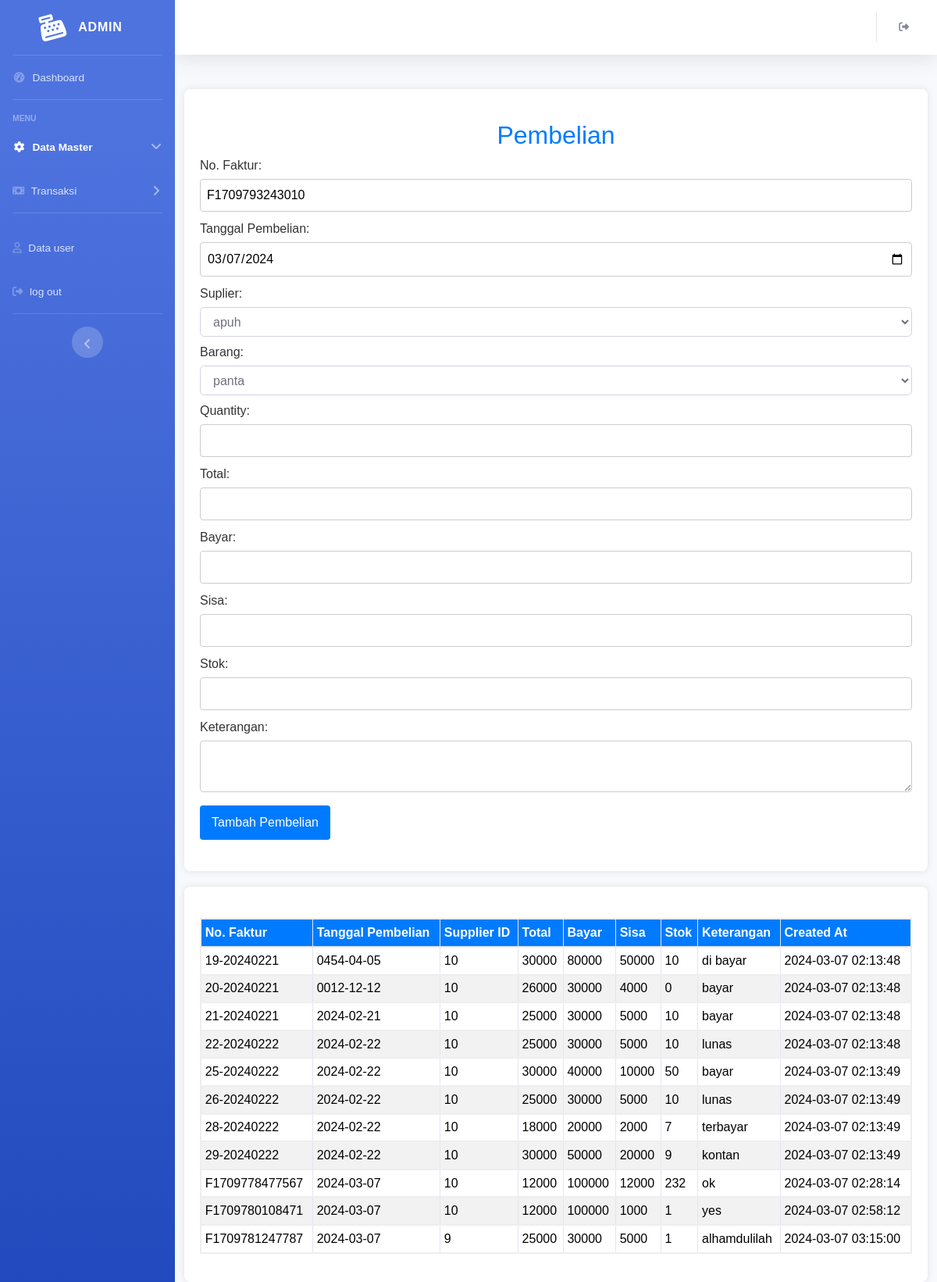
Page /admin/pembelian.php on the committed database.
### tables this page shows
CREATE TABLE `pembelian` (
  `pembelian_id` int(11) NOT NULL,
  `toko_id` int(11) NOT NULL,
  `user_id` int(11) NOT NULL,
  `no_faktur` varchar(50) NOT NULL,
  `tanggal_pembelian` date NOT NULL,
  `suplier_id` int(11) NOT NULL,
  `total` int(11) NOT NULL,
  `bayar` int(11) NOT NULL,
  `sisa` int(11) NOT NULL,
  `keterangan` varchar(100) NOT NULL,
  `created_at` timestamp NOT NULL DEFAULT current_timestamp() ON UPDATE current_timestamp(),
  `stock` int(255) NOT NULL
);

### admin/pembelian.php (the view, shortened to what this page needs)
<?php
include '../koneksi.php';
$sql="SELECT * FROM suplier";
$result=mysqli_query($koneksi,$sql);
$sql="SELECT * FROM produk";
$result2=mysqli_query($koneksi,$sql);
?>
<!DOCTYPE html>
<html lang="en">
<head>
    <link href="../SBAdmin/vendor/fontawesome-free/css/all.min.css" rel="stylesheet" type="text/css">
    <link rel="stylesheet" href="https://cdnjs.cloudflare.com/ajax/libs/font-awesome/6.5.1/css/all.min.css">
    <link href="../SBAdmin/css/sb-admin-2.min.css" rel="stylesheet">
</head>
<body id="page-top">
    <div id="wrapper">
        <ul class="navbar-nav bg-gradient-primary sidebar sidebar-dark accordion" id="accordionSidebar">
            <a class="sidebar-brand d-flex align-items-center justify-content-center" href="SBAdmin/index.php">
                <div class="sidebar-brand-icon rotate-n-15">
                    <i class="fa-solid fa-cash-register"></i>
                </div>
                <div class="sidebar-brand-text mx-3">admin</div>
            </a>
            <hr class="sidebar-divider my-0">
            <li class="nav-item">
                <a class="nav-link" href="index.php">
                    <i class="fas fa-fw fa-tachometer-alt"></i>
                    <span>Dashboard</span></a>
            </li>
            <hr class="sidebar-divider">
            <div class="sidebar-heading">
                Menu
            </div>
            <li class="nav-item active">
                <a class="nav-link" href="#" data-toggle="collapse" data-target="#collapseTwo" aria-expanded="true" aria-controls="collapseTwo">
                    <i class="fas fa-fw fa-cog"></i>
                    <span>Data Master</span>
                </a>
            </li>
            <li class="nav-item">
                <a class="nav-link collapsed" href="#" data-toggle="collapse" data-target="#collapseUtilities" aria-expanded="true" aria-controls="collapseUtilities">
                <i class="fa-solid fa-money-bill"></i>
                    <span>Transaksi</span>
                </a>
            </li>
            <hr class="sidebar-divider">
            <li class="nav-item">
                <a class="nav-link" href="pengguna.php">
                <i class="fa-regular fa-user"></i>
                    <span>Data user</span></a>
            </li>
            <li class="nav-item">
                <a class="nav-link" href="../Logout.php">
                <i class="fa-solid fa-right-from-bracket"></i>
                    <span>log out</span></a>
            </li>
            <hr class="sidebar-divider d-none d-md-block">
            <div class="text-center d-none d-md-inline">
                <button class="rounded-circle border-0" id="sidebarToggle"></button>
            </div>
        </ul>
        <div id="content-wrapper" class="d-flex flex-column">
            <div id="content">
                <nav class="navbar navbar-expand navbar-light bg-white topbar mb-4 static-top shadow">
                    <ul class="navbar-nav ml-auto">
                        <li class="nav-item dropdown no-arrow">
                            <a class="nav-link dropdown-toggle" href="#" id="userDropdown" role="button" data-toggle="dropdown" aria-haspopup="true" aria-expanded="false">
                                <span class="mr-2 d-none d-lg-inline text-gray-600 small">
                                    <i class="fa-solid fa-right-from-bracket"></i>
                            </a>
                        </li>
                    </ul>
                </nav>
                <div class="container-fluid">
                    <div class="row">
</head>
<body>
    <div class="container">
    <h2 class="text-center  ">Pembelian</h2>
        <form action="../Proses/proses_tambah_pembelian.php" method="post">
            <label for="no_faktur">No. Faktur:</label>
            <input type="text" id="no_faktur" name="no_faktur" required readonly>
            <label for="tanggal_pembelian">Tanggal Pembelian:</label>
            <input type="date" id="tanggal_pembelian" name="tanggal_pembelian" required>
            <label for="suplier">Suplier:</label>
            <select class="form-control mb-2" id="suplier" name="suplier_id" required>
                <?php
                    if($result){
                        while($row = mysqli_fetch_assoc($result)){
                            $nama_suplier = $row['nama_suplier'];
                            $id = $row['suplier_id'];
                            echo "<option value='$id'>$nama_suplier</option>";
                        }
                    } else {
                        echo "<option value='' disabled selected>Gagal mengambil data</option>";
                    }
                ?>
            </select>
            <label for="produk">Barang:</label>
            <select class="form-control mb-2" id="produk" name="produk_id" required onchange="updateHarga()">
    <?php
    if($result2){
        while($row = mysqli_fetch_assoc($result2)){
            $nama_produk = $row['nama_produk'];
            $id = $row['produk_id'];
            echo "<option value='$id'>$nama_produk</option>";
        }
    } else {
        echo "<option value='' disabled selected>Gagal mengambil data</option>";
    }
    ?>
</select>
            <label for="quantity">Quantity:</label>
            <input type="number" id="quantity" name="quantity" min="1" required onchange="updateTotal()">
            <label for="total">Total:</label>
            <input type="text" id="total" name="total" required>
            <label for="bayar">Bayar:</label>
            <input type="text" id="bayar" name="bayar" required>
            <label for="sisa">Sisa:</label>
            <input type="text" id="sisa" name="sisa" required>
            <label for="stock">Stok:</label>
            <input type="text" id="stock" name="stock" required>
            <label for="keterangan">Keterangan:</label>
            <textarea id="keterangan" name="keterangan"></textarea>
            <button type="submit">Tambah Pembelian</button>
        </form>
    </div>
    <div class="container ">
    <table class="table table-bordered table-sm ">
            <thead>
                <tr class="text-center">
                    <th>No. Faktur</th>
                    <th>Tanggal Pembelian</th>
                    <th>Supplier ID</th>
                    <th>Total</th>
                    <th>Bayar</th>
                    <th>Sisa</th>
                    <th>Stok</th>
                    <th>Keterangan</th>
                    <th>Created At</th>
                </tr>
            </thead>
            <tbody>
                <?php
                try {
                    $pdo = new PDO("mysql:host=localhost;dbname=kasir", "root", "");
                    $pdo->setAttribute(PDO::ATTR_ERRMODE, PDO::ERRMODE_EXCEPTION);
                    $stmt = $pdo->prepare("SELECT * FROM pembelian");
                    $stmt->execute();
                    $pembelianData = $stmt->fetchAll(PDO::FETCH_ASSOC);
                    foreach ($pembelianData as $pembelian) {
                        echo "<tr>";
                        echo "<td>{$pembelian['no_faktur']}</td>";
                        echo "<td>{$pembelian['tanggal_pembelian']}</td>";
                        echo "<td>{$pembelian['suplier_id']}</td>";
                        echo "<td>{$pembelian['total']}</td>";
                        echo "<td>{$pembelian['bayar']}</td>";
                        echo "<td>{$pembelian['sisa']}</td>";
                        echo "<td>{$pembelian['stock']}</td>";
                        echo "<td>{$pembelian['keterangan']}</td>";
                        echo "<td>{$pembelian['created_at']}</td>";
                        echo "</tr>";
                    }
                } catch (PDOException $e) {
                    echo "Error: " . $e->getMessage();
                }
                ?>
            </tbody>
    </div>
</body>
</html>
<!DOCTYPE html>
<html lang="en">
<head>
</head>
<body>
</body>
</html>
</body>
</html>
    <link href="../SBAdmin/css/sb-admin-2.min.css" rel="stylesheet">
</head>

### admin/pembelian.php (style rules this page uses)
.table thead th { border-bottom: 0px; }
th { border: 2px solid #000000; background-color: white; color: #000000; }
tr, td { border: 2px solid #eeeeee; color: #000000; }
body { font-family: 'Arial', sans-serif; background-color: #f8f9fc; }
h2 { text-align: center; margin-top: 20px; color: #007bff; }
.container { max-width: 1000px; margin: 0 auto; padding: 20px; background-color: #ffffff; box-shadow: 0 0 10px rgba(0, 0, 0, 0.1); border-radius: 8px; margin-top: 20px; }
form { margin-bottom: 20px; }
label { display: block; margin-bottom: 5px; color: #333; }
input, textarea { width: 100%; padding: 8px; margin-bottom: 10px; box-sizing: border-box; border: 1px solid #ccc; border-radius: 4px; }
button { background-color: #007bff; color: #fff; padding: 10px 15px; border: none; border-radius: 4px; cursor: pointer; }
table { width: 100%; border-collapse: collapse; margin-top: 20px; }
th, td { border: 1px solid #ddd; padding: 10px; text-align: left; }
th { background-color: #007bff; color: #fff; }
tr:nth-child(even) { background-color: #f2f2f2; }

### rows in the picture
pembelian: no_faktur "19-20240221", tanggal_pembelian "0454-04-05", suplier "10", total "30000", bayar "80000", sisa "50000", stock "10", keterangan "di bayar", created_at "2024-03-07 02:13:48"
pembelian: no_faktur "20-20240221", tanggal_pembelian "0012-12-12", suplier "10", total "26000", bayar "30000", sisa "4000", stock "0", keterangan "bayar", created_at "2024-03-07 02:13:48"
pembelian: no_faktur "21-20240221", tanggal_pembelian "2024-02-21", suplier "10", total "25000", bayar "30000", sisa "5000", stock "10", keterangan "bayar", created_at "2024-03-07 02:13:48"
pembelian: no_faktur "22-20240222", tanggal_pembelian "2024-02-22", suplier "10", total "25000", bayar "30000", sisa "5000", stock "10", keterangan "lunas", created_at "2024-03-07 02:13:48"
pembelian: no_faktur "25-20240222", tanggal_pembelian "2024-02-22", suplier "10", total "30000", bayar "40000", sisa "10000", stock "50", keterangan "bayar", created_at "2024-03-07 02:13:49"
pembelian: no_faktur "26-20240222", tanggal_pembelian "2024-02-22", suplier "10", total "25000", bayar "30000", sisa "5000", stock "10", keterangan "lunas", created_at "2024-03-07 02:13:49"
pembelian: no_faktur "28-20240222", tanggal_pembelian "2024-02-22", suplier "10", total "18000", bayar "20000", sisa "2000", stock "7", keterangan "terbayar", created_at "2024-03-07 02:13:49"
pembelian: no_faktur "29-20240222", tanggal_pembelian "2024-02-22", suplier "10", total "30000", bayar "50000", sisa "20000", stock "9", keterangan "kontan", created_at "2024-03-07 02:13:49"
pembelian: no_faktur "F1709778477567", tanggal_pembelian "2024-03-07", suplier "10", total "12000", bayar "100000", sisa "12000", stock "232", keterangan "ok", created_at "2024-03-07 02:28:14"
pembelian: no_faktur "F1709780108471", tanggal_pembelian "2024-03-07", suplier "10", total "12000", bayar "100000", sisa "1000", stock "1", keterangan "yes", created_at "2024-03-07 02:58:12"
pembelian: no_faktur "F1709781247787", tanggal_pembelian "2024-03-07", suplier "9", total "25000", bayar "30000", sisa "5000", stock "1", keterangan "alhamdulilah", created_at "2024-03-07 03:15:00"

### other values in the picture
form field suplier_id "apuh"
form field produk_id "panta"
